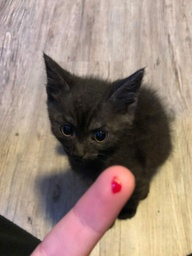
#> input picture kitt.jpg, 192 x 256 px, shrunk from 1124 x 1500 before the run
$ python dither.py
#> lines starting #> are read from the running program, lines starting #| are printed output that depends on the picture
from PIL import Image

obr = Image.open("kitt.jpg")
#> obr is the input picture: PIL image 192x256 RGB; mean R, G, B 151.5, 132.6, 121.6
from PIL import Image

def find_closest_pallete_color(oldpixel):
    return (round (oldpixel[0]/255)*255), (round (oldpixel[1]/255)*255), (round (oldpixel[2]/255)*255)

def twoTuplesMinus(t1, t2):
    return t1[0]-t2[0],t1[1]-t2[1],t1[2]-t2[2]

def twoTuplesPlus(t1, t2, const):
    return (int(t1[0]+t2[0]*const), int(t1[1]+t2[1]*const), int(t1[2]+t2[2]*const))

pixels = obr.load()

for y in range(obr.size[1]-1):
    for x in range(1,obr.size[0]-1):
        oldpixel = pixels[x,y]
        newpixel = find_closest_pallete_color(oldpixel)
        pixels[x,y] = newpixel
        quant_error = twoTuplesMinus (oldpixel, pixels[x, y])
        pixels [x + 1, y] = twoTuplesPlus (pixels[x + 1, y], quant_error, 7 / 16)
        pixels [x - 1, y + 1] = twoTuplesPlus (pixels[x - 1, y + 1], quant_error, 3/16)
        pixels [x , y + 1] = twoTuplesPlus (pixels[x, y + 1], quant_error, 5/16)
        pixels [x + 1, y + 1] = twoTuplesPlus (pixels[x + 1, y + 1], quant_error, 1/16)

obr.show()
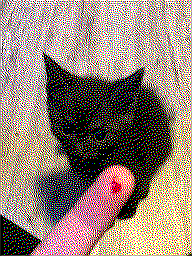
#> shown: PIL image 192x256 RGB; mean R, G, B 149.6, 130.8, 119.8
